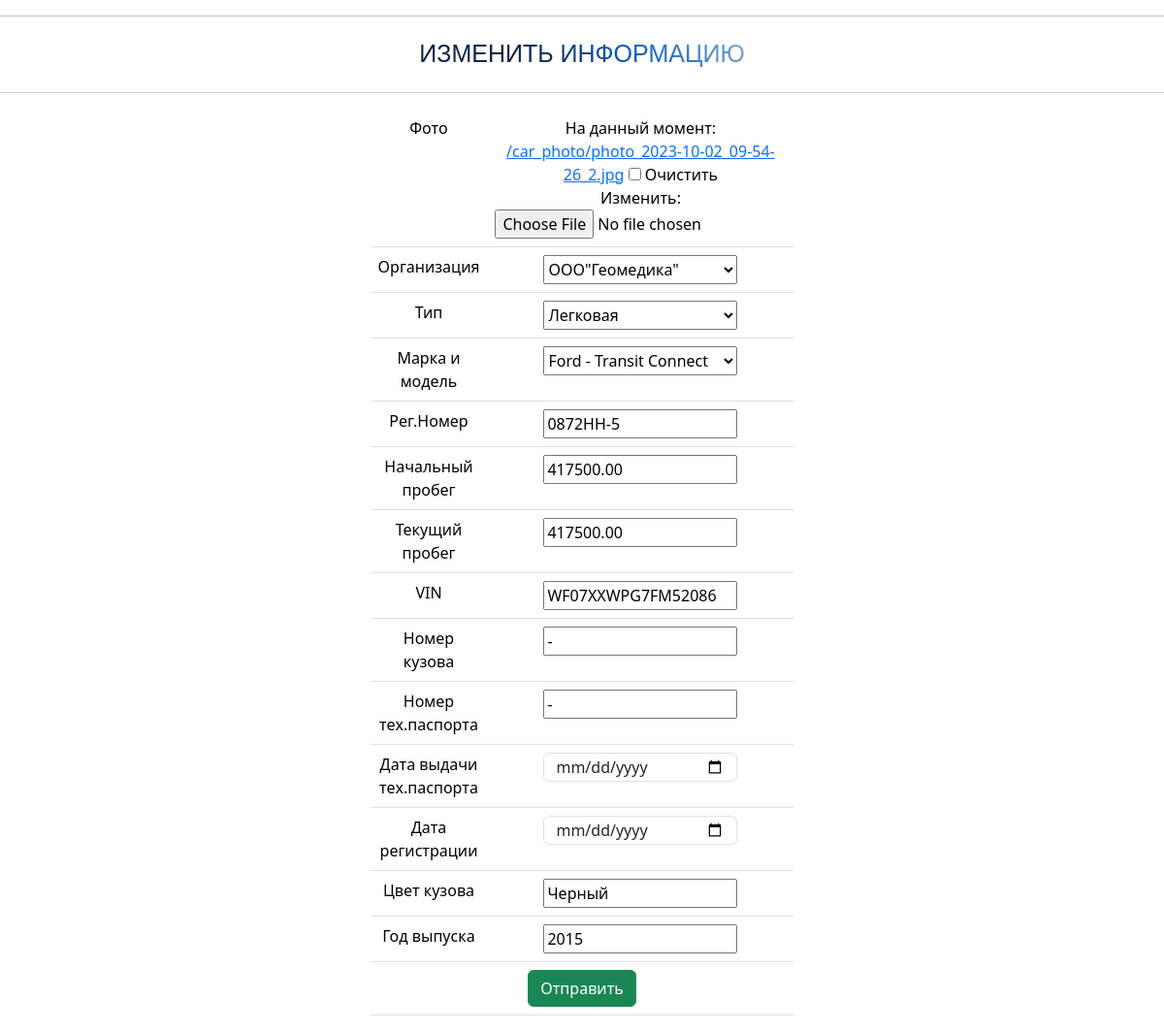
The page /car/update/3 on the database its author committed.
### Park/models.py (models this page shows, shortened)
class Car(models.Model):
    CLS = (
        ('Легковая', 'Легковая'),
        ('Грузовая', 'Грузовая'),
        ('Прицеп', 'Прицеп'),
    )
    id = models.IntegerField(editable=False, blank=False, null=False, primary_key=True, auto_created=True)
    photo = models.ImageField(blank=True, upload_to='media/car_photo')
    organization = models.ForeignKey(Organisation, blank=True, on_delete=models.CASCADE)
    type = models.CharField(choices=CLS, max_length=250, blank=True)
    mark = models.ForeignKey(CarMark, blank=True, on_delete=models.CASCADE)
    registration_number = models.CharField(max_length=8, blank=True)
    start_mileage = models.DecimalField(max_digits=15, decimal_places=2, blank=True)
    current_mileage = models.DecimalField(max_digits=15, decimal_places=2,null=True, blank=True)
    VIN = models.CharField(max_length=30, blank=True, null=True)
    board_number = models.CharField(max_length=30, blank=True, null=True)
    passport_number = models.CharField(max_length=30, blank=True, null=True)
    pasport_date = models.DateField(blank=True, null=True)
    registration_date = models.DateField(blank=True, null=True)
    board_color = models.CharField(max_length=15, blank=True)
    year = models.IntegerField(blank=True, null=True)

### Park/views.py (the view, shortened to what this page needs)
# urls.py: path('car/update/<int:pk>', CarUpdateView.as_view(), name='car_update'),
class CarUpdateView(UpdateView):
    model = Car
    form_class = CarForm
    template_name = 'UpdateCar.html'
    success_url = reverse_lazy('listofcars')

### Park/models.py (called while the page is built)
    def __str__(self):
        return self.form + '"' + self.name + '"'

    def __str__(self):
        return self.name + ' - ' + str(self.model)

### templates/UpdateCar.html (shortened to what this page needs)
<!DOCTYPE html>
{% load static %}
{% load bootstrap5 %}
{% bootstrap_css %}
<html lang="en">
<head>
</head>
<body>
<hr>
<p class="gradient-text">Изменить информацию</p>
<hr>
<table align="center" style="width: 30%;max-width: 1920px;" class="table">
    <tbody>
        <form method="post" action="{% url 'car_update' object.id %}" enctype="multipart/form-data">
            <tr>
                <td align="center">{{ form.photo.label }}</td>
                <td align="center">{{ form.photo }}</td>
            </tr>
            <tr>
                <td align="center">{{ form.organization.label }}</td>
               <td align="center">{{ form.organization }}</td>
            </tr>
            <tr>
                <td align="center">{{ form.type.label }}</td>
                <td align="center">{{ form.type }}</td>
            </tr>
            <tr>
                <td align="center">{{ form.mark.label }}</td>
                <td align="center">{{ form.mark }}</td>
            </tr>
            <tr>
                <td align="center">{{ form.registration_number.label }}</td>
                <td align="center">{{ form.registration_number }}</td>
            </tr>
            <tr>
                <td align="center">{{ form.start_mileage.label }}</td>
                <td align="center">{{ form.start_mileage }}</td>
            </tr>
            <tr>
                <td align="center">{{ form.current_mileage.label }}</td>
                <td align="center">{{ form.current_mileage }}</td>
            </tr>
            <tr>
                <td align="center">{{ form.VIN.label }}</td>
                <td align="center">{{ form.VIN }}</td>
            </tr>
            <tr>
                <td align="center">{{ form.board_number.label }}</td>
                <td align="center">{{ form.board_number }}</td>
            </tr>
            <tr>
                <td align="center">{{ form.passport_number.label }}</td>
                <td align="center">{{ form.passport_number }}</td>
            </tr>
            <tr>
                <td align="center">{{ form.pasport_date.label }}</td>
                <td align="center">{{ form.pasport_date }}</td>
            </tr>
            <tr>
                <td align="center">{{ form.registration_date.label }}</td>
                <td align="center">{{ form.registration_date }}</td>
            </tr>
            <tr>
                <td align="center">{{ form.board_color.label }}</td>
                <td align="center">{{ form.board_color }}</td>
            </tr>
            <tr>
                <td align="center">{{ form.year.label }}</td>
                <td align="center">{{ form.year }}</td>
            </tr>
            <tr>
                <td colspan="2" align="center">
                    <button type="submit" class="btn btn-success">Отправить</button>
                </td>
            </tr>
                </form>
    </tbody>
</table>
</body>
</html><!DOCTYPE html>

### templates/UpdateCar.html (style rules this page uses)
.gradient-text { font-family: 'Rubik One', sans-serif; font-size: 25px; text-transform: uppercase; background: linear-gradient(45deg, #0B2349 33%, #0D61BC 66%, #8AA9D6); -webkit-background-clip: text; -webkit-text-fill-color: transparent; color: #0B2349; display: table; margin: 20px auto; text-align: center; }

### rows shown on the page
Car: organization "ООО\"Геомедика\"", type "Легковая", mark "Ford - Transit Connect", registration_number "0872HH-5", start_mileage "417500.00", current_mileage "417500.00", VIN "WF07XXWPG7FM52086", board_number "-", passport_number "-", board_color "Черный", year "2015"
